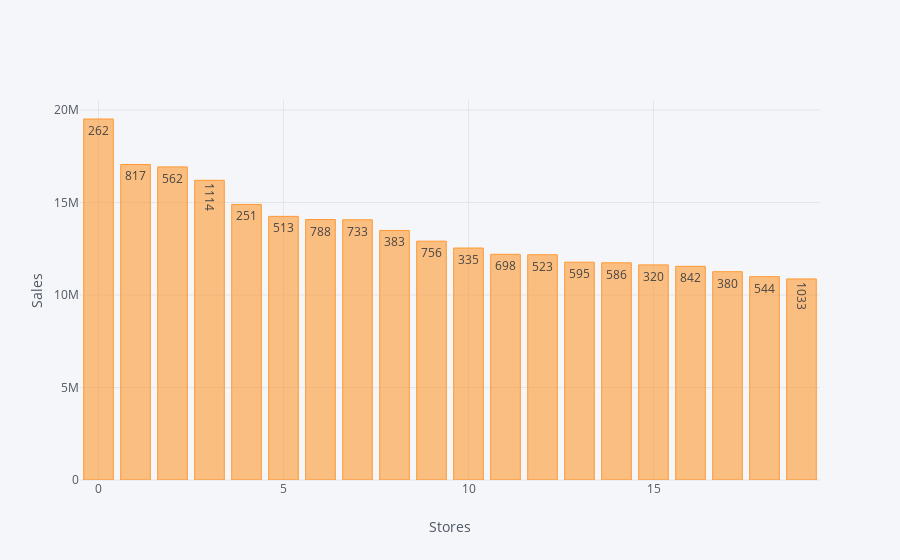

Here is the notebook cell this chart was saved with:
### Code cell
#Create a dataframe with the store id and the adequate sales
topshop =train [['Store','Sales']]


#Group by store
topshop = topshop.groupby('Store').sum()

#Sort the dataframe by order descending
topshop =topshop.sort_values('Sales', ascending=False)

#Grab the top 20 shops
topshop = topshop.head(20).reset_index()
topshop['Store']= topshop['Store'].astype('str')
#topshop.pivot_table(columns = 'Store', values ='Sales')

#plot it
#plt.figure(figsize = (12,6))
#sns.barplot(x='Store', y='Sales', data=topshop, sorted = False)


topshop.iplot(kind='bar', xTitle='Stores', yTitle='Sales', y='Sales', text = 'Store' )

### Figure 1 — Plotly figure (JSON) as saved in the notebook; plotly's stock layout.template omitted (floating-point values rounded to 4 significant figures)
{"data": [{"marker": {"color": "rgba(255, 153, 51, 0.6)", "line": {"color": "rgba(255, 153, 51, 1.0)", "width": 1}}, "name": "Sales", "orientation": "v", "text": ["262", "817", "562", "1114", "251", "513", "788", "733", "383", "756", "335", "698", "523", "595", "586", "320", "842", "380", "544", "1033"], "type": "bar", "x": [0, 1, 2, 3, 4, 5, 6, 7, 8, 9, 10, 11, 12, 13, 14, 15, 16, 17, 18, 19], "y": [19516842, 17057867, 16927322, 16202585, 14896870, 14252406, 14082141, 14067158, 13489879, 12911782, 12541731, 12202270, 12175995, 11774982, 11742401, 11630218, 11553523, 11261676, 10993709, 10870270]}], "layout": {"legend": {"bgcolor": "#F5F6F9", "font": {"color": "#4D5663"}}, "paper_bgcolor": "#F5F6F9", "plot_bgcolor": "#F5F6F9", "titlefont": {"color": "#4D5663"}, "xaxis1": {"gridcolor": "#E1E5ED", "showgrid": true, "tickfont": {"color": "#4D5663"}, "title": "Stores", "titlefont": {"color": "#4D5663"}, "zerolinecolor": "#E1E5ED"}, "yaxis1": {"gridcolor": "#E1E5ED", "showgrid": true, "tickfont": {"color": "#4D5663"}, "title": "Sales", "titlefont": {"color": "#4D5663"}, "zerolinecolor": "#E1E5ED"}}}
